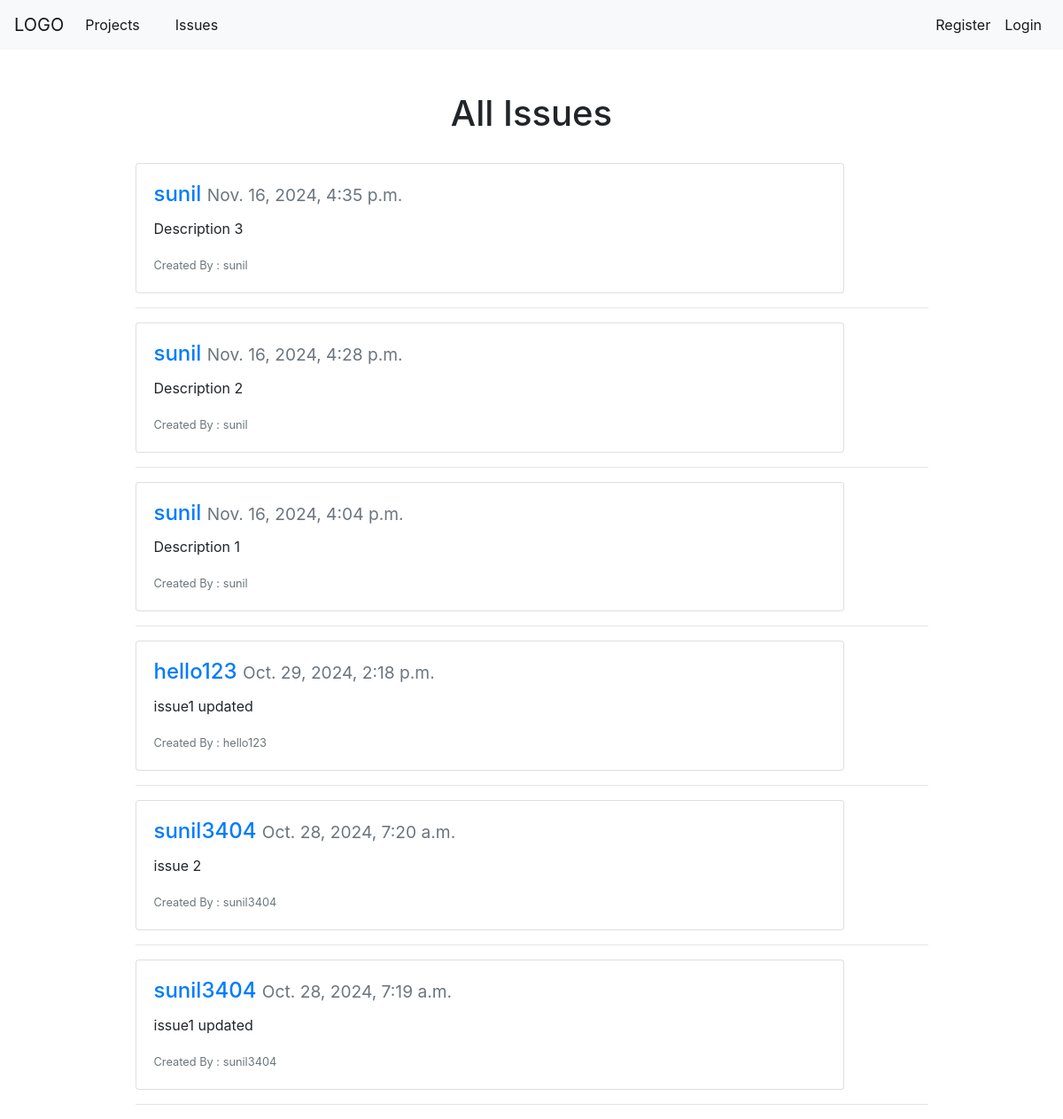
/, run on an earlier commit of the app's database.
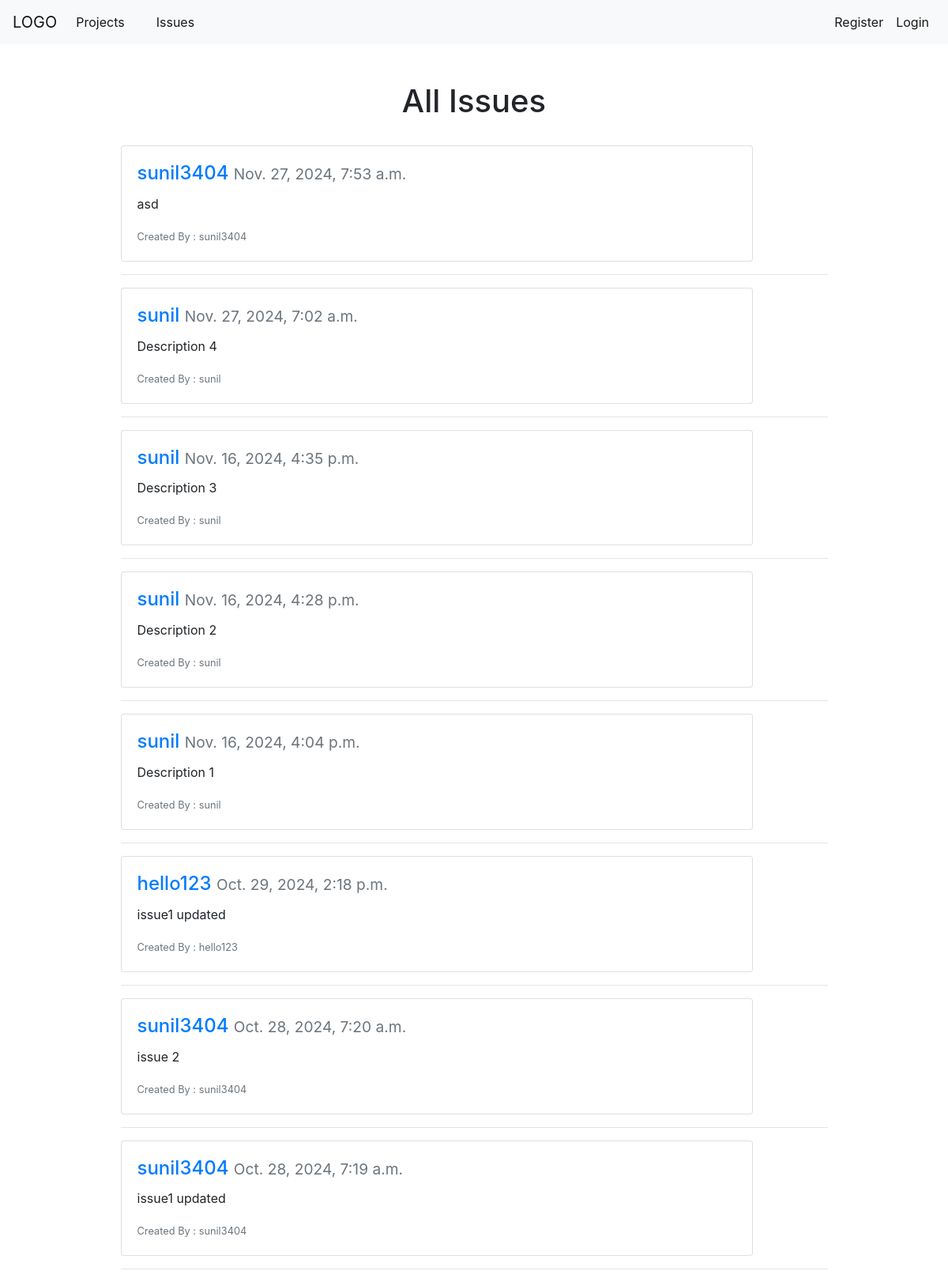
And on a later commit of the database.
### jira/models.py (models this page shows, shortened)
class JiraIssue(models.Model):
	summary = models.CharField(max_length=250)
	detail = models.TextField()
	status = models.CharField(max_length = 50, choices=status, default="new")
	reported_by = models.ForeignKey(User, null=True, on_delete=models.SET_NULL, related_name='issue_reported_by')
	assigned_to = models.ForeignKey(User, null=True, on_delete=models.CASCADE, related_name='issue_assigned_to')
	date_created = models.DateTimeField(auto_now_add=True)
	date_updated = models.DateTimeField(auto_now=True)
	project_name = models.ForeignKey(JiraProject, null=True, on_delete=models.CASCADE)
	class Meta:
		ordering = ['-date_updated']

### jira/views.py (the view)
# urls.py: path("", views.jira_home, name='jira-home'),
def jira_home(request):
	context = {
		'issues' : JiraIssue.objects.all()
	}
	return render(request, 'jira/home.html', context)

### jira/templates/jira/home.html
{% extends 'base.html' %}
{% block content %}
	<div class ="container col-10">
		<br>
		<div class = 'container text-center'>
			<h1> All Issues </h1>
		</div>
		<br>
		{% for issue in issues %}
			<div class="card" style="width: 50rem">
			  <div class="card-body">
			    <h4 class="card-title"><a href="{% url 'show-issues' %}">{{ issue.assigned_to }} </a><small class='text-muted'> {{ issue.date_updated}} </small></h4>
			    <p class="card-text">{{ issue.detail}}</p>
			    <small class="text-muted"> Created By : {{ issue.assigned_to}}</small>
			  </div>
			</div>
			<hr>
		{% endfor %}
	</div>
{% endblock %}

### templates/base.html (shortened to what this page needs)
<!DOCTYPE html>
<html lang="en">
<head>
	<link rel="stylesheet" href="https://cdn.jsdelivr.net/npm/bootstrap@4.0.0/dist/css/bootstrap.min.css">
</head>
<body>
	{% include 'nav.html' %}
	<br>
	<div class='container'>
		{% block content %} {% endblock %}
	</div>
</body>
</html>

### templates/nav.html (shortened to what this page needs)
<nav class="navbar navbar-expand-lg navbar-light bg-light">
  <a class="navbar-brand" href="#">LOGO</a>
  <div class="collapse navbar-collapse" id="navbarSupportedContent">
    <ul class="navbar-nav mr-auto">
      {% if user.is_authenticated and user.is_staff %}
      <li class="nav-item active pr-4">
        <a class="nav-link mx-auto" href="{% url 'show-projects' %}">Projects<span class="sr-only">(current)</span></a>
      </li>
        <li class="nav-item active pr-4">
          <a class="nav-link mx-auto" href="{% url 'show-people' %}">People<span class="sr-only">(current)</span></a>
        </li>
        <li class="nav-item active pr-4">
              <a class="nav-link mx-auto" href="{% url 'create-issue' %}">Create<span class="sr-only">(current)</span></a>
        </li>
        <li class="nav-item active pr-4">
          <a class="nav-link mx-auto" href="{% url 'show-issues' %}">Issues<span class="sr-only">(current)</span></a>
        </li>
      {% else %}
        <li class="nav-item active pr-4">
          <a class="nav-link mx-auto" href="{% url 'show-projects' %}">Projects<span class="sr-only">(current)</span></a>
        </li>
        <li class="nav-item active pr-4">
          <a class="nav-link mx-auto" href="{% url 'show-issues' %}">Issues<span class="sr-only">(current)</span></a>
        </li>
      {% endif %}
    </ul>
    <ul class="navbar-nav ml-auto">
      {% if user.is_authenticated %}
          <li class="nav-item active">
              <a class="nav-link" href="{% url 'logout-user' %}">Logout</a>
          </li>
      {% else %}
          <li class="nav-item active">
              <a class="nav-link" href="{% url  'register-user' %}">Register</a>
          </li>
          <li class="nav-item active">
              <a class="nav-link" href="{% url 'login-user' %}">Login</a>
          </li>
      {% endif %}
    </ul>
  </div>
</nav>

What changed in the data, as far as the page shows it:
added JiraIssue: assigned_to "sunil3404", date_updated "Nov. 27, 2024, 7:53 a.m.", detail "asd"
added JiraIssue: assigned_to "sunil", date_updated "Nov. 27, 2024, 7:02 a.m.", detail "Description 4"
